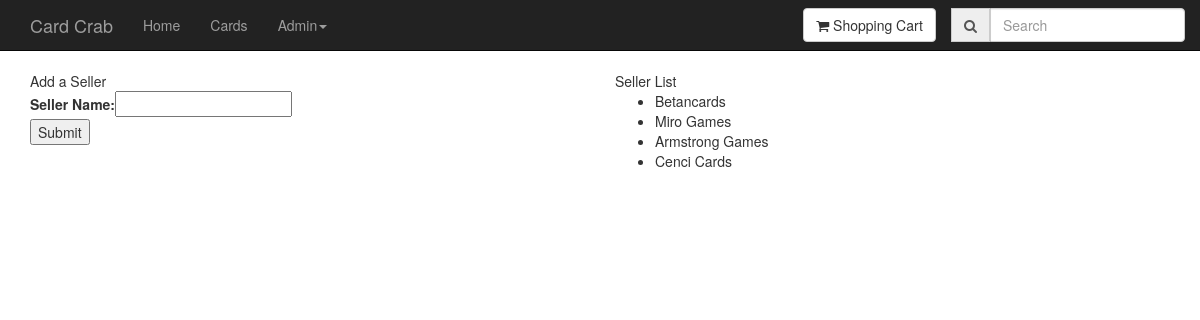
The app's page /add_seller/ with its own data.
### CardCrab/models.py (models this page shows, shortened)
class Seller(models.Model):
    name = models.TextField()

### CardCrab/views.py (the view)
# urls.py: url(r'^add_seller/', views.add_seller, name='add_seller'),
def add_seller(request):
    if request.method == 'POST':
        form = AddSellerForm(request.POST)
        if form.is_valid():
            data = form.cleaned_data
            seller = Seller(name=data["name"])
            seller.save()
    form = AddSellerForm()
    sellers = Seller.objects.all()
    context = {'form': form, 'sellers': sellers}
    return render(request, 'admin/add_seller.html', context)

### CardCrab/forms.py
class AddSellerForm(forms.Form):
    name = forms.CharField(label="Seller Name")

### templates/admin/add_seller.html (shortened to what this page needs)
{% extends 'base.html' %}
{% load staticfiles %}
{% block content %}
        <div class="section">
            <div class="container">
                <div class="row">
                    <div class="col-md-6">
                        Add a Seller
                        <form action = "/add_seller/" method="post">
                            {{ form }}
                            <br>
                            <input type = "submit" value = "Submit" />
                        </form>
                    </div>
                    <div class="col-md-6">
                        Seller List
                        <ul>
                        {% for seller in sellers %}
                            <li>{{ seller.name }}</li>
                        {% endfor %}
                        </ul>
                    </div>
                </div>
            </div>
        </div>
{% endblock %}

### records on screen
Seller: name "Betancards"
Seller: name "Miro Games"
Seller: name "Armstrong Games"
Seller: name "Cenci Cards"
